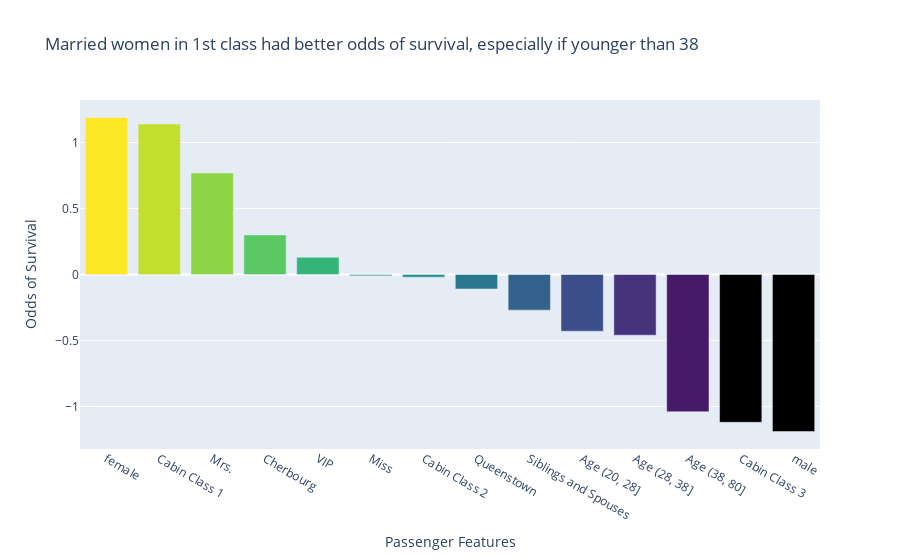

Here is the notebook cell this chart was saved with:
### Code cell
# Let's display that with Plotly.
mydata = [go.Bar(
    x=coeffs['feature'],
    y=coeffs['coefficient'],
    marker=dict(color=Viridis[::-6])
)]

mylayout = go.Layout(
    title='Married women in 1st class had better odds of survival, especially if younger than 38',
    xaxis = {'title': 'Passenger Features'},
    yaxis = {'title': 'Odds of Survival'}, 

)
fig = go.Figure(data=mydata, layout=mylayout)
fig

### Figure 1 — Plotly figure (JSON) as saved in the notebook; plotly's stock layout.template omitted (floating-point values rounded to 4 significant figures)
{"data": [{"marker": {"color": ["#fde725", "#c3df2e", "#8dd544", "#5cc863", "#35b479", "#25a186", "#218f8d", "#29788e", "#33638d", "#3c4f8a", "#45337d", "#461969"]}, "type": "bar", "x": ["female", "Cabin Class 1", "Mrs.", "Cherbourg", "VIP", "Miss", "Cabin Class 2", "Queenstown", "Siblings and Spouses", "Age (20, 28]", "Age (28, 38]", "Age (38, 80]", "Cabin Class 3", "male"], "y": [1.19, 1.14, 0.77, 0.3, 0.13, -0.01, -0.02, -0.11, -0.27, -0.43, -0.46, -1.04, -1.12, -1.19]}], "layout": {"autosize": true, "title": {"text": "Married women in 1st class had better odds of survival, especially if younger than 38"}, "xaxis": {"autorange": true, "range": [-0.5, 13.5], "title": {"text": "Passenger Features"}, "type": "category"}, "yaxis": {"autorange": true, "range": [-1.322, 1.322], "title": {"text": "Odds of Survival"}, "type": "linear"}}}
